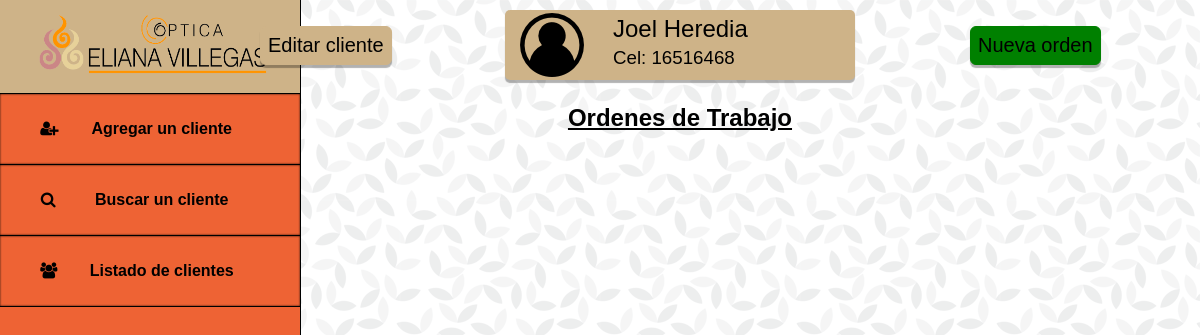
/cliente.php?id=12, run on the app's committed database.
### tables this page shows
CREATE TABLE `clientes` (
  `id_cliente` int(11) NOT NULL,
  `nombre` varchar(50) NOT NULL,
  `apellido` varchar(50) NOT NULL,
  `telefono` varchar(20) DEFAULT NULL,
  `borrado` int(11) NOT NULL DEFAULT 0
);

### controladores/helpers.php (called while the page is built, shortened)
<?php
function encontrarCliente($db, $id){
    $query = $db->prepare("SELECT * FROM clientes WHERE id_cliente = $id");
    $query->execute();
    $cliente = $query->fetchAll(PDO::FETCH_ASSOC);
    return $cliente;
}
?>

### cliente.php (the view, shortened to what this page needs)
<?php
require_once 'conexion.php';
require_once 'controladores/helpers.php';
if(isset($_GET['id'])){
    $id = $_GET['id'];
    $cliente = encontrarCliente($db, $id);
}
?>
<!DOCTYPE html>
<html lang="es">
<head>
    <link rel="stylesheet" type="text/css" href="css/styles.css">
    <link rel="stylesheet" type="text/css" href="css/styles2.css">
    <link rel="stylesheet" href="css/fontello.css">
</head>
<body>
    <?php require_once('menu.php'); ?>
    <section id="section">
        <div id="usercomplete">
            <button id="editar-cliente"><a href="editar-cliente.php?id=<?= $cliente[0]['id_cliente'] ?>">Editar cliente</a></button>
            <button id="nueva-orden"><a href="nueva-orden.php?id=<?= $cliente[0]['id_cliente'] ?>">Nueva orden</a></button>
            <div id="userdata">
                <img src="img/usuario.png" alt="Usuario">
                <?php foreach ($cliente as $cliente_real){ ?>
                <h2><?= $cliente_real['nombre'] . ' '. $cliente_real['apellido'] ?></h2>
                <h3>Cel: <?= $cliente_real['telefono']?></h3>
                <?php } ?>
            </div>
            <h2 id="titulo-ordenes">Ordenes de Trabajo</h2>
        </div>
    </section>
</body>
</html>

### css/styles.css (style rules this page uses)
* { margin: 0px; padding: 0px; }
body { background: url("../img/geometric-leaves.png"); }

### css/styles2.css (style rules this page uses)
#usercomplete { width: 1040px; float: right; }
#userdata { background-color: #CEB388; box-shadow: 0px 3px 1px rgba(0, 0, 0, 0.3); border-radius: 5px; width: 350px; height: 70px; margin-top: 10px; margin: 0px auto; }
#userdata h2, #userdata h3 { margin-left: 108px; font-family: Arial, Helvetica, sans-serif; font-weight: 500; }
#userdata img { float: left; margin-top: 3px; margin-left: 15px; }
#userdata h2 { padding-top: 5px; margin-top: 10px; margin-bottom: 4px; }
#titulo-ordenes { margin-top: 24px; font-family: Arial, Helvetica, sans-serif; text-align: center; text-decoration: underline; margin-bottom: 5px; }
#editar-cliente, #editar-orden { position: absolute; margin-top: 26px; margin-left: 100px; padding: 7px; font-family: Arial, Helvetica, sans-serif; font-size: 20px; border-radius: 6px; background-color: #CEB388; border: 1px solid #CEB388; box-shadow: 0px 3px 1px rgba(0, 0, 0, 0.3); }
#editar-cliente a, #editar-orden a { text-decoration: none; color: black; }
#nueva-orden, #nuevo-anteojo { position: absolute; margin-left: 810px; margin-top: 26px; padding: 7px; background-color: green; border: 1px solid green; font-family: Arial, Helvetica, sans-serif; border-radius: 6px; font-size: 20px; box-shadow: 0px 3px 1px rgba(0, 0, 0, 0.3); }
#nueva-orden a, #nuevo-anteojo a { text-decoration: none; color: black; }

### data on the page
clientes: nombre "Joel", apellido "Heredia", telefono "16516468"
